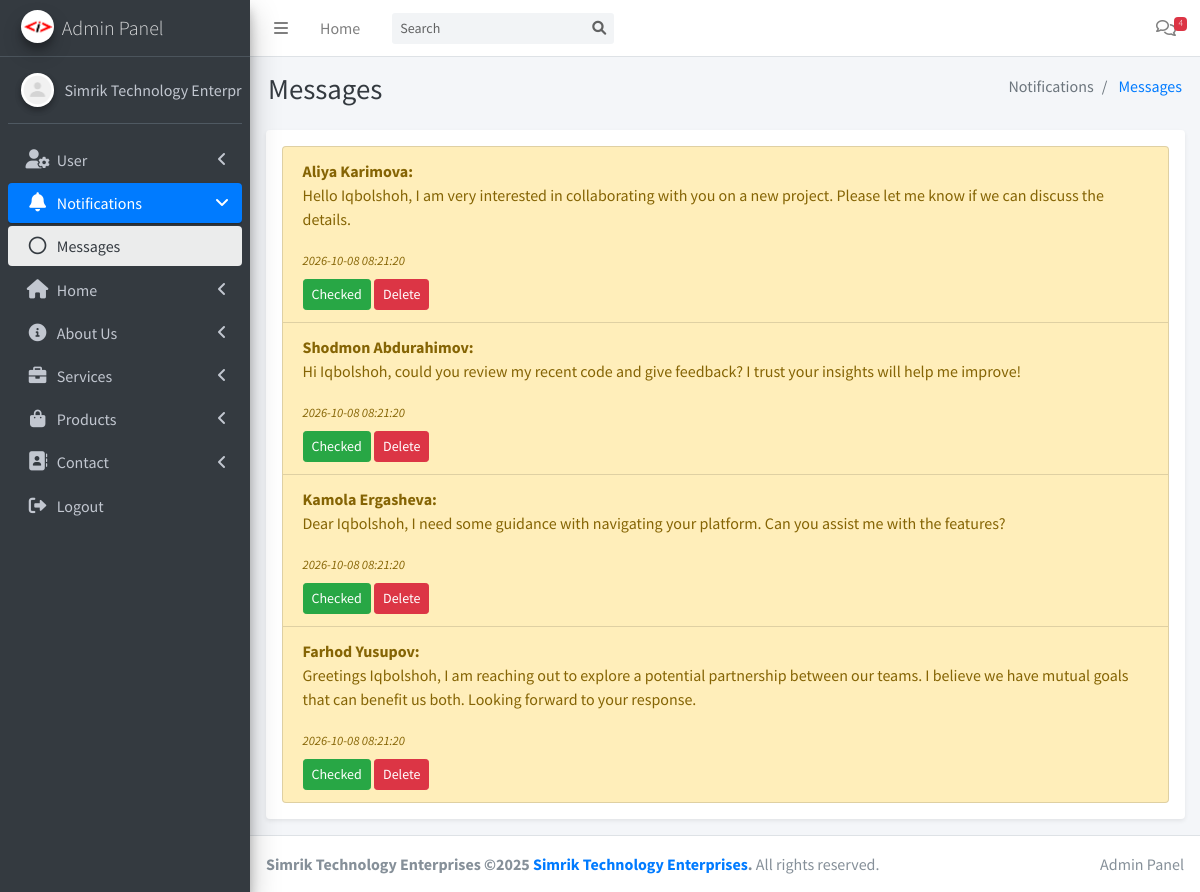
Page /admin/messages.php (signed in) on the committed database.
### tables this page shows
CREATE TABLE messages (
    id INT AUTO_INCREMENT PRIMARY KEY,
    name VARCHAR(255) NOT NULL,
    email VARCHAR(255) NOT NULL,
    subject VARCHAR(255) NOT NULL,
    message TEXT NOT NULL,
    status ENUM('no_checked', 'checked') DEFAULT 'no_checked',
    created_at TIMESTAMP DEFAULT CURRENT_TIMESTAMP
);

### config.php (called while the page is built, shortened)
<?php
class Database
{
    private $conn;
    public function __construct()
    {
        $servername = "localhost";
        $username = "root";
        $password = "";
        $dbname = "pragatin_simriktechnp";
        $this->conn = new mysqli($servername, $username, $password, $dbname);
    }
    public function executeQuery($sql)
    {
        $result = $this->conn->query($sql);
        return $result;
    }
    public function select($table, $columns = "*", $condition = "")
{
    $sql = "SELECT $columns FROM $table $condition";
    $result = $this->executeQuery($sql);
    $data = [];
    while ($row = $result->fetch_assoc()) {
        $data[] = $row;
    }
    return $data;
}
}

### admin/check.php (called while the page is built, shortened)
<?php
include '../config.php';
$query = new Database();

### admin/messages.php (the view, shortened to what this page needs)
<?php include 'check.php'; ?>
<?php
$messages = $query->select('messages', '*');
?>
<!DOCTYPE html>
<html lang="en">
<head>
    <?php include 'includes/css.php'; ?>
</head>
<body class="hold-transition sidebar-mini">
    <div class="wrapper">
        <?php include 'includes/header.php' ?>
        <div class="content-wrapper">
            <section class="content">
                <div class="container-fluid">
                    <div class="row">
                        <div class="col-12">
                            <div class="card p-3 shadow-sm">
                                <?php if (count($messages) === 0): ?>
                                    <p class="no-message">No messages available.</p>
                                <?php else: ?>
                                    <ul class="list-group">
                                        <?php foreach ($messages as $message): ?>
                                            <li class="list-group-item <?php echo ($message['status'] == 'no_checked') ? 'list-group-item-warning' : ''; ?>">
                                                <strong><?php echo htmlspecialchars($message['name']); ?>:</strong>
                                                <p><?php echo htmlspecialchars($message['message']); ?></p>
                                                <small><em><?php echo htmlspecialchars($message['created_at']); ?></em></small>
                                                <div class="mt-2">
                                                    <?php if ($message['status'] == 'no_checked'): ?>
                                                        <button class="btn btn-success btn-sm check-message" data-id="<?php echo $message['id']; ?>">Checked</button>
                                                    <?php endif; ?>
                                                    <button class="btn btn-danger btn-sm delete-message" data-id="<?php echo $message['id']; ?>">Delete</button>
                                                </div>
                                            </li>
                                        <?php endforeach; ?>
                                    </ul>
                                <?php endif; ?>
                            </div>
                        </div>
                    </div>
                </div>
            </section>
        </div>
        <?php include 'includes/footer.php'; ?>
    </div>
</body>
</html>

### rows in the picture
messages: name "Aliya Karimova", message "Hello Iqbolshoh, I am very interested in collaborating with you on a new project. Please let me know if we can discuss the details.", created_at "2026-10-08 08:21:20"
messages: name "Shodmon Abdurahimov", message "Hi Iqbolshoh, could you review my recent code and give feedback? I trust your insights will help me improve!", created_at "2026-10-08 08:21:20"
messages: name "Kamola Ergasheva", message "Dear Iqbolshoh, I need some guidance with navigating your platform. Can you assist me with the features?", created_at "2026-10-08 08:21:20"
messages: name "Farhod Yusupov", message "Greetings Iqbolshoh, I am reaching out to explore a potential partnership between our teams. I believe we have mutual goals that can benefit us both. Looking forward to your response.", created_at "2026-10-08 08:21:20"

### other values in the picture
$message_count "4"
$pageTitle "Messages"
$item['title'] "Notifications"
$item['title'] "Messages"
$menuItem['menuTitle'] "User"
$menuItem['menuTitle'] "Notifications"
$page['title'] "Messages"
$menuItem['menuTitle'] "Home"
$menuItem['menuTitle'] "About Us"
$menuItem['menuTitle'] "Services"
$menuItem['menuTitle'] "Products"
$menuItem['menuTitle'] "Contact"
